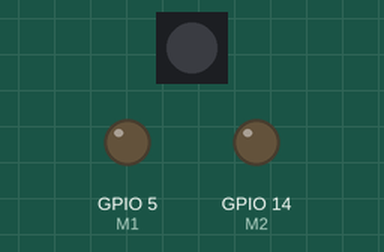
Recording of a sketch running on a simulated ESP8266 (NodeMCU). Parts: 1 RGB LEDs in strip order, left to right, output pins drawn as LEDs (lit = HIGH). Dim RGB values are drawn brighter than linear; WiFi joins after 1.5 s; servers stay silent unless stated; what the sketch prints to the serial monitor is not drawn.

Above: at 0.1 s.
At 1.1 s:
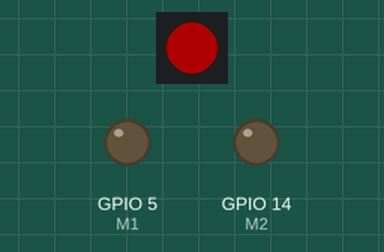
At 1.6 s:
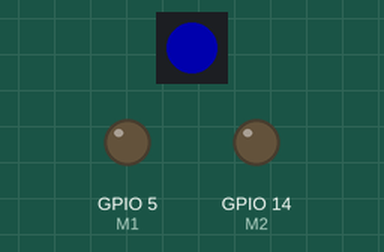
Timing chart, 0 to 3.1 s (numbered marks = the images above):
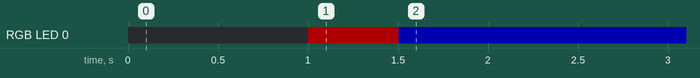

The sketch:

NN0601_2.ino
```cpp
#include <ESP8266WiFi.h>
#include <WiFiUdp.h>
#include <FastLED.h>

#define NUM_LEDS 1
#define DATA_PIN 4
CRGB leds[NUM_LEDS];

unsigned int localPort = 1234;
WiFiUDP Udp;
char packetBuffer[UDP_TX_PACKET_MAX_SIZE + 1];

const char* ssid = "iPhone (322)";
const char* password = "1122334455";

const int M1 = 5;
const int M2 = 14;

int power1 = 0;
int power2 = 0;
bool flash = false;

void LED_red_flash() {
  if (flash) {
    leds[0] = CRGB::Red;
  } else {
    leds[0] = CRGB::Black;
  }
  FastLED.show();
  flash = !flash;
}

void setup() {
  Serial.begin(9600);
  FastLED.addLeds<WS2811, DATA_PIN, GRB>(leds, NUM_LEDS);
  FastLED.setBrightness(50);

  pinMode(M1, OUTPUT);
  pinMode(M2, OUTPUT);

  connectToWiFi();

  Udp.begin(localPort);
}

void loop() {
  maintainWiFiConnection();

  int packetSize = Udp.parsePacket();
  if (packetSize) {
    int n = Udp.read(packetBuffer, UDP_TX_PACKET_MAX_SIZE);
    packetBuffer[n] = 0;
    Serial.print("Received packet: ");
    Serial.println(packetBuffer);

    sscanf(packetBuffer, "M1:%d,M2:%d", &power1, &power2);
    if (power1 < 0) {
      analogWrite(M1, -power1);
      analogWrite(M2, -power2);
      delay(100); // 控制振动频率
      analogWrite(M1, 0);
      analogWrite(M2, 0);
    } else {
      analogWrite(M1, power1);
      analogWrite(M2, power2);
    }
    Serial.print("M1 power: ");
    Serial.println(power1);
    Serial.print("M2 power: ");
    Serial.println(power2);
  }
}

void connectToWiFi() {
  Serial.print("Connecting to ");
  Serial.println(ssid);

  WiFi.mode(WIFI_STA);
  WiFi.begin(ssid, password);

  while (WiFi.status() != WL_CONNECTED) {
    delay(500);
    Serial.print(".");
    LED_red_flash();
  }

  Serial.println("\nWiFi connected");
  Serial.print("IP address: ");
  Serial.println(WiFi.localIP());
  leds[0] = CRGB::Blue;
  FastLED.show();
}

void maintainWiFiConnection() {
  if (WiFi.status() != WL_CONNECTED) {
    connectToWiFi();
  }
}
```

Measured:
- by itself, RGB LED 0: off → RGB(50, 0, 0) at 1.0 s, → RGB(0, 0, 50) 0.50 s later
